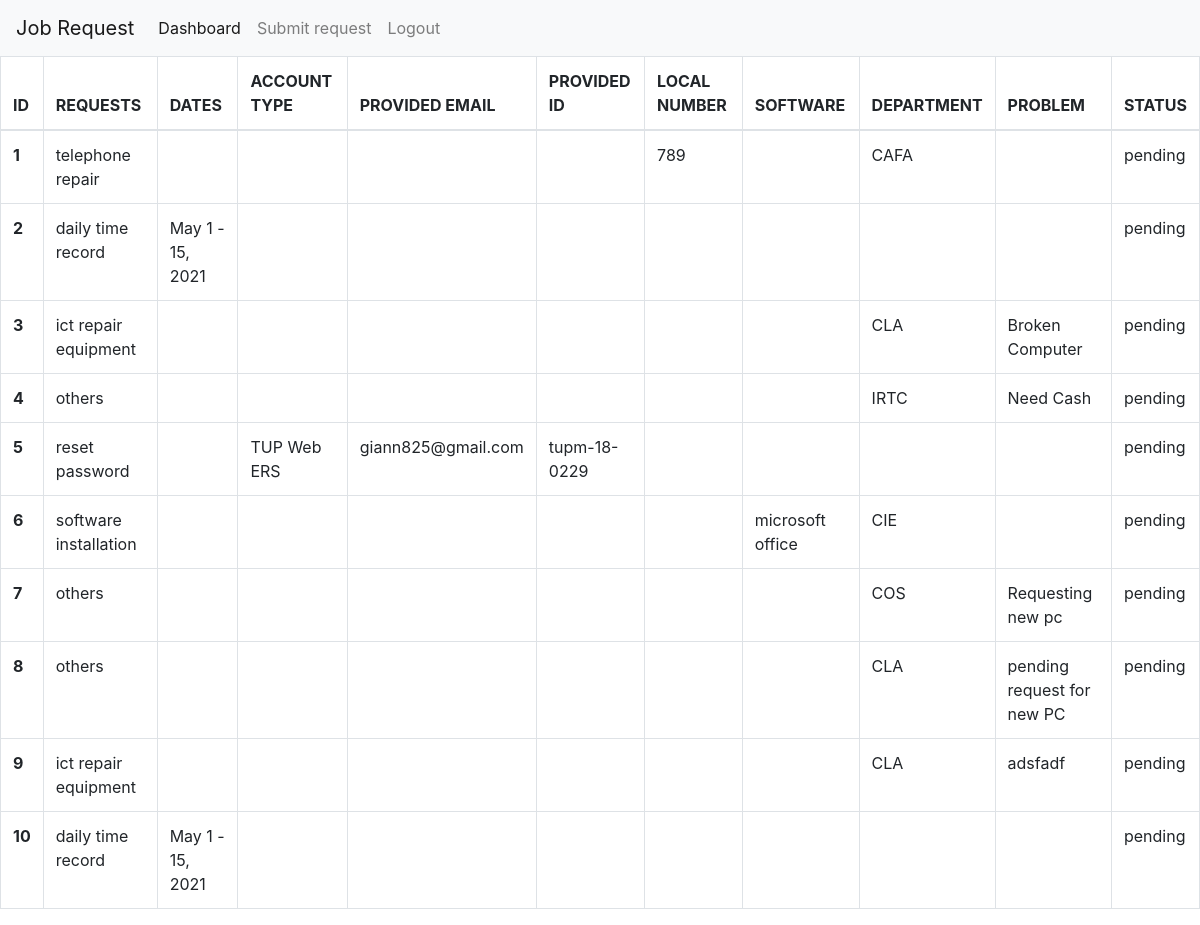
Page /dashboard.php on the committed database.
### tables this page shows
CREATE TABLE `requests` (
  `id` int(11) NOT NULL,
  `request` varchar(255) NOT NULL,
  `dates` varchar(255) NOT NULL,
  `account_type` varchar(255) NOT NULL,
  `provided_email` varchar(255) NOT NULL,
  `provided_id` varchar(255) NOT NULL,
  `local_number` varchar(20) DEFAULT NULL,
  `software` varchar(255) NOT NULL,
  `dept` varchar(255) NOT NULL,
  `problem` varchar(255) NOT NULL,
  `status` varchar(255) NOT NULL DEFAULT 'pending',
  `email` varchar(255) NOT NULL
);

### dashboard.php (the view, shortened to what this page needs)
<?php
    include 'config.php';
?>
<!DOCTYPE html>
<html lang="en">
<head>
    <link rel="stylesheet" href="https://cdn.jsdelivr.net/npm/bootstrap@4.0.0/dist/css/bootstrap.min.css">
</head>
<body>
    <?php
        $sess = $_SESSION["EMAIL"];
        $sql = "SELECT * from requests where email ='$sess'";
        $sqlQuery = mysqli_query($con,$sql);
    ?>
    <nav class="navbar navbar-expand-lg navbar-light bg-light">
        <a class="navbar-brand" href="index.php">Job Request</a>
        <div class="collapse navbar-collapse" id="navbarNavAltMarkup">
            <div class="navbar-nav">
                <a class="nav-item nav-link active" href="#">Dashboard</a>
                <a class="nav-item nav-link" href="request.php">Submit request</a>
                <a class="nav-item nav-link" href="logout.php">Logout</a>
                <a class="nav-item nav-link" style="pointer-events:none"> <?php echo $_SESSION["EMAIL"]; ?></a>
            </div>
        </div>
    </nav>
    <table class="table table-bordered table-hover table-responsive-xl">
        <thead>
            <tr>
                <th scope="col">ID</th>
                <th scope="col">REQUESTS</th>
                <th scope="col">DATES</th>
                <th scope="col">ACCOUNT TYPE</th>
                <th scope="col">PROVIDED EMAIL</th>
                <th scope="col">PROVIDED ID</th>
                <th scope="col">LOCAL NUMBER</th>
                <th scope="col">SOFTWARE</th>
                <th scope="col">DEPARTMENT</th>
                <th scope="col">PROBLEM</th>
                <th scope="col">STATUS</th>
            </tr>
        </thead>
        <tbody>
            <?php
                $num = 1;
                if($sqlQuery){
                    while($row=mysqli_fetch_assoc($sqlQuery)){
                        $id = $num;
                        $request = $row['request'];
                        $dates = $row['dates'];
                        $type = $row['account_type'];
                        $email = $row['provided_email'];
                        $pid = $row['provided_id'];
                        $number = $row['local_number'];
                        $software = $row['software'];
                        $dept = $row['dept'];
                        $problem = $row['problem'];
                        $status = $row['status'];
                        echo '
                        <tr>
                          <th scope="row">'.$id.'</th>
                          <td>'.$request.'</td>
                          <td>'.$dates.'</td>
                          <td>'.$type.'</td>
                          <td>'.$email.'</td>
                          <td>'.$pid.'</td>
                          <td>'.$number.'</td>
                          <td>'.$software.'</td>
                          <td>'.$dept.'</td>
                          <td>'.$problem.'</td>
                          <td>'.$status.'</td>
                        </tr>
                        ';
                        $num++;
                    }
                }
            ?>
        </tbody>
    </table>
</body>
</html>

### rows in the picture
requests: id "1", request "telephone repair", local_number "789", dept "CAFA", status "pending"
requests: id "2", request "daily time record", dates "May 1 - 15, 2021", status "pending"
requests: id "3", request "ict repair equipment", dept "CLA", problem "Broken Computer", status "pending"
requests: id "4", request "others", dept "IRTC", problem "Need Cash", status "pending"
requests: id "5", request "reset password", account_type "TUP Web ERS", provided_email "giann825@gmail.com", provided "tupm-18-0229", status "pending"
requests: id "6", request "software installation", software "microsoft office", dept "CIE", status "pending"
requests: id "7", request "others", dept "COS", problem "Requesting new pc", status "pending"
requests: id "8", request "others", dept "CLA", problem "pending request for new PC", status "pending"
requests: id "9", request "ict repair equipment", dept "CLA", problem "adsfadf", status "pending"
requests: id "10", request "daily time record", dates "May 1 - 15, 2021", status "pending"
